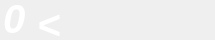
               <widget class="QWidget" name="widget" native="true">
                <property name="sizePolicy">
                 <sizepolicy hsizetype="Fixed" vsizetype="Fixed">
                  <horstretch>0</horstretch>
                  <verstretch>0</verstretch>
                 </sizepolicy>
                </property>
                <property name="minimumSize">
                 <size>
                  <width>215</width>
                  <height>40</height>
                 </size>
                </property>
                <property name="maximumSize">
                 <size>
                  <width>215</width>
                  <height>40</height>
                 </size>
                </property>
                <widget class="QWidget" name="horizontalLayoutWidget_2">
                 <property name="geometry">
                  <rect>
                   <x>0</x>
                   <y>-11</y>
                   <width>412</width>
                   <height>61</height>
                  </rect>
                 </property>
                 <layout class="QHBoxLayout" name="horizontalLayout_16">
                  <property name="spacing">
                   <number>5</number>
                  </property>
                  <item>
                   <widget class="QLabel" name="splitScore">
                    <property name="sizePolicy">
                     <sizepolicy hsizetype="Preferred" vsizetype="Preferred">
                      <horstretch>0</horstretch>
                      <verstretch>0</verstretch>
                     </sizepolicy>
                    </property>
                    <property name="minimumSize">
                     <size>
                      <width>0</width>
                      <height>40</height>
                     </size>
                    </property>
                    <property name="maximumSize">
                     <size>
                      <width>65</width>
                      <height>40</height>
                     </size>
                    </property>
                    <property name="styleSheet">
                     <string notr="true">QLabel {
    color: white;
    padding: 3px;
    font-weight: bold;
    font-style: italic;
    font-size: 40px;
    font-family: &quot;Arial&quot;, sans-serif;
}</string>
                    </property>
                    <property name="text">
                     <string>0</string>
                    </property>
                    <property name="indent">
                     <number>0</number>
                    </property>
                   </widget>
                  </item>
                  <item>
                   <widget class="QLabel" name="splitIndicator">
                    <property name="sizePolicy">
                     <sizepolicy hsizetype="Preferred" vsizetype="Preferred">
                      <horstretch>0</horstretch>
                      <verstretch>0</verstretch>
                     </sizepolicy>
                    </property>
                    <property name="minimumSize">
                     <size>
                      <width>215</width>
                      <height>40</height>
                     </size>
                    </property>
                    <property name="maximumSize">
                     <size>
                      <width>215</width>
                      <height>40</height>
                     </size>
                    </property>
                    <property name="styleSheet">
                     <string notr="true">QLabel {
    color: white;
    padding: 3px;
    font-weight: bold;
    font-style: italic;
    font-size: 40px;
    font-family: &quot;Arial&quot;, sans-serif;
}</string>
                    </property>
                    <property name="text">
                     <string>&lt;</string>
                    </property>
                    <property name="indent">
                     <number>0</number>
                    </property>
                   </widget>
                  </item>
                  <item>
                   <spacer name="horizontalSpacer_20">
                    <property name="orientation">
                     <enum>Qt::Horizontal</enum>
                    </property>
                    <property name="sizeType">
                     <enum>QSizePolicy::Fixed</enum>
                    </property>
                    <property name="sizeHint" stdset="0">
                     <size>
                      <width>20</width>
                      <height>20</height>
                     </size>
                    </property>
                   </spacer>
                  </item>
                  <item>
                   <widget class="QPushButton" name="nextSplitButton">
                    <property name="sizePolicy">
                     <sizepolicy hsizetype="Preferred" vsizetype="Preferred">
                      <horstretch>0</horstretch>
                      <verstretch>0</verstretch>
                     </sizepolicy>
                    </property>
                    <property name="minimumSize">
                     <size>
                      <width>100</width>
                      <height>30</height>
                     </size>
                    </property>
                    <property name="maximumSize">
                     <size>
                      <width>200</width>
                      <height>30</height>
                     </size>
                    </property>
                    <property name="styleSheet">
                     <string notr="true">QPushButton {
    background-color: #972a27; /* Normal state with red color */
    color: white;
    border-radius: 10px;
    padding: 5px;
    border: 2px solid #822121; /* Darker outline for better visibility */
    font-weight: bold;
    font-size: 16px;
    font-family: &quot;Arial&quot;, sans-serif;
}

QPushButton:hover {
    background-color: #b33d3d; /* Slightly lighter red for hover state */
    border: 2px solid #822121; /* Consistent darker outline */
}

QPushButton:pressed {
    background-color: #7c1f1f; /* Darker red for pressed state */
    border: 2px solid #822121; /* Consistent darker outline */
}</string>
                    </property>
                    <property name="text">
                     <string>Switch Hand</string>
                    </property>
                   </widget>
                  </item>
                  <item>
                   <spacer name="horizontalSpacer_9">
                    <property name="orientation">
                     <enum>Qt::Horizontal</enum>
                    </property>
                    <property name="sizeHint" stdset="0">
                     <size>
                      <width>40</width>
                      <height>20</height>
                     </size>
                    </property>
                   </spacer>
                  </item>
                 </layout>
                </widget>
               </widget>
